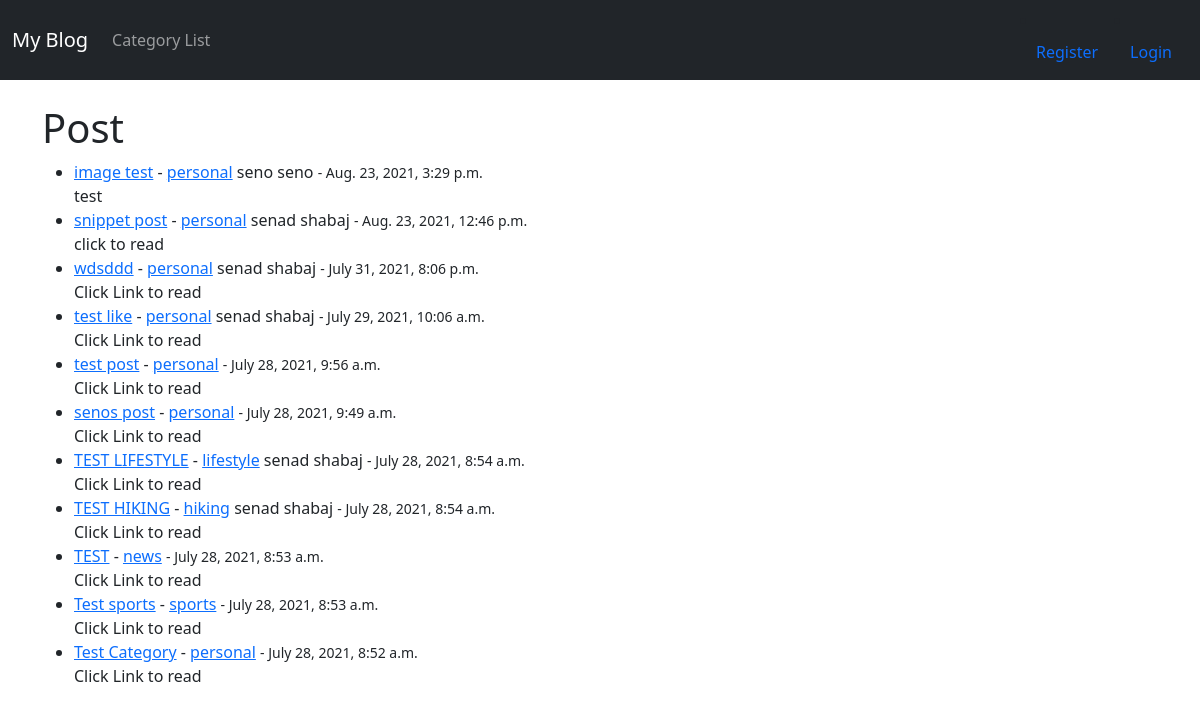
The page / on the database its author committed.
### libpro/models.py (models this page shows, shortened)
class Post(models.Model):
    title = models.CharField(max_length=255)
    header_image = models.ImageField(null = True, blank = True, upload_to='images/' )
    title_tag = models.CharField(max_length=255)
    author = models.ForeignKey(User, on_delete=models.CASCADE)
    body = RichTextField(blank=True, null=True)
    post_date = models.DateTimeField(auto_now_add=True)
    category = models.CharField(max_length=255, default = 'Personal')
    snippet = models.CharField(max_length=255)
    likes = models.ManyToManyField(User, related_name='blog_posts')

### libpro/views.py (the view)
# urls.py: path('', HomeView.as_view(), name = 'home'),
class HomeView(ListView):
    model = Post
    template_name = "home.html"
    ordering = ["-post_date"]
    def get_context_data(self, *args, **kwargs):
        cat_menu = Category.objects.all()
        context = super(HomeView, self).get_context_data(*args, **kwargs)
        context["cat_menu"] = cat_menu
        return context

### libpro/templates/home.html (shortened to what this page needs)
{% extends 'base.html'%}
{% block content %}
<h1>Post</h1>
<ul>
{% for post in object_list %}
    <li><a href= "{% url 'post-details' post.pk  %}">{{ post.title }}</a> -
    <a href= "{% url 'category' post.category|slugify %}">{{ post.category }}</a>
    {{ post.author.first_name }} {{ post.author.last_name }}
    <small>
        - {{ post.post_date }}
    </small><br/>
    {{ post.snippet }}</li>
{% endfor %}
</ul>
{% endblock %}

### rows shown on the page
Post: title "image test", category "personal", author.first_name "seno", author.last_name "seno", post_date "Aug. 23, 2021, 3:29 p.m.", snippet "test"
Post: title "snippet post", category "personal", author.first_name "senad", author.last_name "shabaj", post_date "Aug. 23, 2021, 12:46 p.m.", snippet "click to read"
Post: title "wdsddd", category "personal", author.first_name "senad", author.last_name "shabaj", post_date "July 31, 2021, 8:06 p.m.", snippet "Click Link to read"
Post: title "test like", category "personal", author.first_name "senad", author.last_name "shabaj", post_date "July 29, 2021, 10:06 a.m.", snippet "Click Link to read"
Post: title "test post", category "personal", post_date "July 28, 2021, 9:56 a.m.", snippet "Click Link to read"
Post: title "senos post", category "personal", post_date "July 28, 2021, 9:49 a.m.", snippet "Click Link to read"
Post: title "TEST LIFESTYLE", category "lifestyle", author.first_name "senad", author.last_name "shabaj", post_date "July 28, 2021, 8:54 a.m.", snippet "Click Link to read"
Post: title "TEST HIKING", category "hiking", author.first_name "senad", author.last_name "shabaj", post_date "July 28, 2021, 8:54 a.m.", snippet "Click Link to read"
Post: title "TEST", category "news", post_date "July 28, 2021, 8:53 a.m.", snippet "Click Link to read"
Post: title "Test sports", category "sports", post_date "July 28, 2021, 8:53 a.m.", snippet "Click Link to read"
Post: title "Test Category", category "personal", post_date "July 28, 2021, 8:52 a.m.", snippet "Click Link to read"
